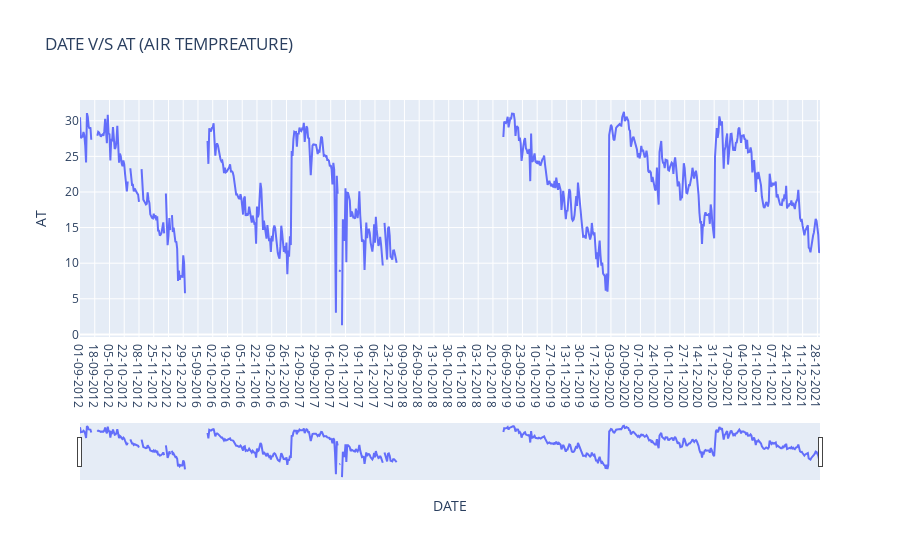

The notebook cell saved with this chart:
### Code cell
import plotly.express as px
import pandas as pd
df= pd.read_csv("STN1.csv")
#df=px.data.stocks()
#print(df)
fig=px.line(df,x='DATE',y="AT", title='DATE V/S AT (AIR TEMPREATURE) ')
fig.update_xaxes(rangeslider_visible=True)
fig.show()

### Figure 1 — Plotly figure (JSON) as saved in the notebook; plotly's stock layout.template omitted (floating-point values rounded to 4 significant figures; data arrays with more than 128 entries replaced by an {"elided": "..."} marker saying what was removed)
{"data": [{"hovertemplate": "DATE=%{x}<br>AT=%{y}<extra></extra>", "legendgroup": "", "line": {"color": "#636efa", "dash": "solid"}, "marker": {"symbol": "circle"}, "mode": "lines", "name": "", "orientation": "v", "showlegend": false, "type": "scatter", "x": {"elided": "854 str values"}, "xaxis": "x", "y": {"elided": "854 float values"}, "yaxis": "y"}], "layout": {"legend": {"tracegroupgap": 0}, "title": {"text": "DATE V/S AT (AIR TEMPREATURE) "}, "xaxis": {"anchor": "y", "domain": [0, 1], "rangeslider": {"visible": true}, "title": {"text": "DATE"}}, "yaxis": {"anchor": "x", "domain": [0, 1], "title": {"text": "AT"}}}}
